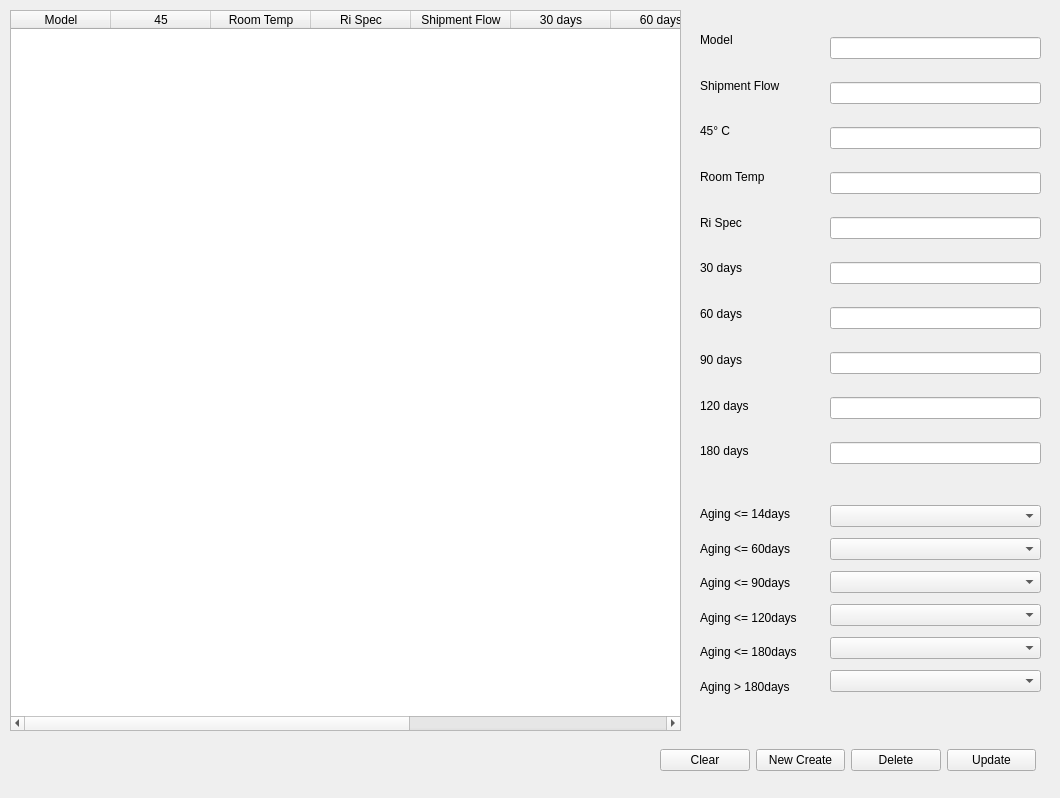
<?xml version="1.0" encoding="UTF-8"?>
<ui version="4.0">
 <class>Form</class>
 <widget class="QWidget" name="Form">
  <property name="geometry">
   <rect>
    <x>0</x>
    <y>0</y>
    <width>1060</width>
    <height>798</height>
   </rect>
  </property>
  <property name="windowTitle">
   <string>Setup-without topup</string>
  </property>
  <widget class="QTableWidget" name="tableWidget">
   <property name="geometry">
    <rect>
     <x>10</x>
     <y>10</y>
     <width>671</width>
     <height>721</height>
    </rect>
   </property>
   <property name="wordWrap">
    <bool>true</bool>
   </property>
   <attribute name="horizontalHeaderStretchLastSection">
    <bool>false</bool>
   </attribute>
   <attribute name="verticalHeaderVisible">
    <bool>false</bool>
   </attribute>
   <attribute name="verticalHeaderCascadingSectionResizes">
    <bool>false</bool>
   </attribute>
   <attribute name="verticalHeaderStretchLastSection">
    <bool>true</bool>
   </attribute>
   <column>
    <property name="text">
     <string>Model</string>
    </property>
   </column>
   <column>
    <property name="text">
     <string>45</string>
    </property>
   </column>
   <column>
    <property name="text">
     <string>Room Temp</string>
    </property>
   </column>
   <column>
    <property name="text">
     <string>Ri Spec</string>
    </property>
   </column>
   <column>
    <property name="text">
     <string>Shipment Flow</string>
    </property>
   </column>
   <column>
    <property name="text">
     <string>30 days</string>
    </property>
   </column>
   <column>
    <property name="text">
     <string>60 days</string>
    </property>
   </column>
   <column>
    <property name="text">
     <string>90 days</string>
    </property>
   </column>
   <column>
    <property name="text">
     <string>120 days</string>
    </property>
   </column>
   <column>
    <property name="text">
     <string>180 days</string>
    </property>
   </column>
  </widget>
  <widget class="QWidget" name="verticalLayoutWidget">
   <property name="geometry">
    <rect>
     <x>700</x>
     <y>20</y>
     <width>121</width>
     <height>451</height>
    </rect>
   </property>
   <layout class="QVBoxLayout" name="verticalLayout">
    <item>
     <widget class="QLabel" name="label">
      <property name="text">
       <string>Model</string>
      </property>
     </widget>
    </item>
    <item>
     <widget class="QLabel" name="label_2">
      <property name="text">
       <string>Shipment Flow</string>
      </property>
     </widget>
    </item>
    <item>
     <widget class="QLabel" name="label_3">
      <property name="text">
       <string>45° C</string>
      </property>
     </widget>
    </item>
    <item>
     <widget class="QLabel" name="label_4">
      <property name="text">
       <string>Room Temp</string>
      </property>
     </widget>
    </item>
    <item>
     <widget class="QLabel" name="label_5">
      <property name="text">
       <string>Ri Spec</string>
      </property>
     </widget>
    </item>
    <item>
     <widget class="QLabel" name="label_6">
      <property name="text">
       <string>30 days</string>
      </property>
     </widget>
    </item>
    <item>
     <widget class="QLabel" name="label_7">
      <property name="text">
       <string>60 days</string>
      </property>
     </widget>
    </item>
    <item>
     <widget class="QLabel" name="label_8">
      <property name="text">
       <string>90 days</string>
      </property>
     </widget>
    </item>
    <item>
     <widget class="QLabel" name="label_9">
      <property name="text">
       <string>120 days</string>
      </property>
     </widget>
    </item>
    <item>
     <widget class="QLabel" name="label_10">
      <property name="text">
       <string>180 days</string>
      </property>
     </widget>
    </item>
   </layout>
  </widget>
  <widget class="QWidget" name="verticalLayoutWidget_2">
   <property name="geometry">
    <rect>
     <x>830</x>
     <y>20</y>
     <width>211</width>
     <height>461</height>
    </rect>
   </property>
   <layout class="QVBoxLayout" name="verticalLayout_2">
    <item>
     <widget class="QLineEdit" name="lineEdit">
      <property name="readOnly">
       <bool>true</bool>
      </property>
     </widget>
    </item>
    <item>
     <widget class="QLineEdit" name="lineEdit_2">
      <property name="readOnly">
       <bool>true</bool>
      </property>
     </widget>
    </item>
    <item>
     <widget class="QLineEdit" name="lineEdit_3">
      <property name="readOnly">
       <bool>true</bool>
      </property>
     </widget>
    </item>
    <item>
     <widget class="QLineEdit" name="lineEdit_4">
      <property name="readOnly">
       <bool>true</bool>
      </property>
     </widget>
    </item>
    <item>
     <widget class="QLineEdit" name="lineEdit_5">
      <property name="readOnly">
       <bool>true</bool>
      </property>
     </widget>
    </item>
    <item>
     <widget class="QLineEdit" name="lineEdit_9"/>
    </item>
    <item>
     <widget class="QLineEdit" name="lineEdit_10"/>
    </item>
    <item>
     <widget class="QLineEdit" name="lineEdit_21"/>
    </item>
    <item>
     <widget class="QLineEdit" name="lineEdit_22"/>
    </item>
    <item>
     <widget class="QLineEdit" name="lineEdit_23"/>
    </item>
   </layout>
  </widget>
  <widget class="QWidget" name="verticalLayoutWidget_3">
   <property name="geometry">
    <rect>
     <x>700</x>
     <y>500</y>
     <width>122</width>
     <height>201</height>
    </rect>
   </property>
   <layout class="QVBoxLayout" name="verticalLayout_3">
    <item>
     <widget class="QLabel" name="label_11">
      <property name="text">
       <string>Aging &lt;= 14days</string>
      </property>
     </widget>
    </item>
    <item>
     <widget class="QLabel" name="label_12">
      <property name="text">
       <string>Aging &lt;= 60days</string>
      </property>
     </widget>
    </item>
    <item>
     <widget class="QLabel" name="label_13">
      <property name="text">
       <string>Aging &lt;= 90days</string>
      </property>
     </widget>
    </item>
    <item>
     <widget class="QLabel" name="label_14">
      <property name="text">
       <string>Aging &lt;= 120days</string>
      </property>
     </widget>
    </item>
    <item>
     <widget class="QLabel" name="label_15">
      <property name="text">
       <string>Aging &lt;= 180days</string>
      </property>
     </widget>
    </item>
    <item>
     <widget class="QLabel" name="label_16">
      <property name="text">
       <string>Aging &gt; 180days</string>
      </property>
     </widget>
    </item>
   </layout>
  </widget>
  <widget class="QWidget" name="verticalLayoutWidget_4">
   <property name="geometry">
    <rect>
     <x>830</x>
     <y>500</y>
     <width>211</width>
     <height>201</height>
    </rect>
   </property>
   <layout class="QVBoxLayout" name="verticalLayout_4">
    <item>
     <widget class="QComboBox" name="comboBox"/>
    </item>
    <item>
     <widget class="QComboBox" name="comboBox_2"/>
    </item>
    <item>
     <widget class="QComboBox" name="comboBox_3"/>
    </item>
    <item>
     <widget class="QComboBox" name="comboBox_4"/>
    </item>
    <item>
     <widget class="QComboBox" name="comboBox_5"/>
    </item>
    <item>
     <widget class="QComboBox" name="comboBox_6"/>
    </item>
   </layout>
  </widget>
  <widget class="QWidget" name="horizontalLayoutWidget">
   <property name="geometry">
    <rect>
     <x>660</x>
     <y>740</y>
     <width>376</width>
     <height>41</height>
    </rect>
   </property>
   <layout class="QHBoxLayout" name="horizontalLayout">
    <item>
     <widget class="QPushButton" name="pushButton_4">
      <property name="text">
       <string>Clear</string>
      </property>
     </widget>
    </item>
    <item>
     <widget class="QPushButton" name="pushButton_3">
      <property name="text">
       <string>New Create</string>
      </property>
     </widget>
    </item>
    <item>
     <widget class="QPushButton" name="pushButton_2">
      <property name="text">
       <string>Delete</string>
      </property>
     </widget>
    </item>
    <item>
     <widget class="QPushButton" name="pushButton">
      <property name="text">
       <string>Update</string>
      </property>
     </widget>
    </item>
   </layout>
  </widget>
 </widget>
 <resources/>
 <connections/>
</ui>
